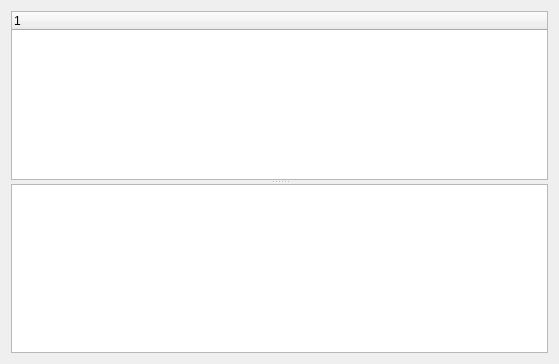
<?xml version="1.0" encoding="UTF-8"?>
<ui version="4.0">
 <class>NginxWidget</class>
 <widget class="QWidget" name="NginxWidget">
  <property name="geometry">
   <rect>
    <x>0</x>
    <y>0</y>
    <width>559</width>
    <height>364</height>
   </rect>
  </property>
  <property name="windowTitle">
   <string>Form</string>
  </property>
  <layout class="QVBoxLayout" name="verticalLayout">
   <item>
    <widget class="QSplitter" name="splitter">
     <property name="orientation">
      <enum>Qt::Vertical</enum>
     </property>
     <widget class="QTreeWidget" name="treeWidget">
      <property name="editTriggers">
       <set>QAbstractItemView::NoEditTriggers</set>
      </property>
     </widget>
     <widget class="QTextEdit" name="textEdit"/>
    </widget>
   </item>
  </layout>
 </widget>
 <resources/>
 <connections/>
</ui>
